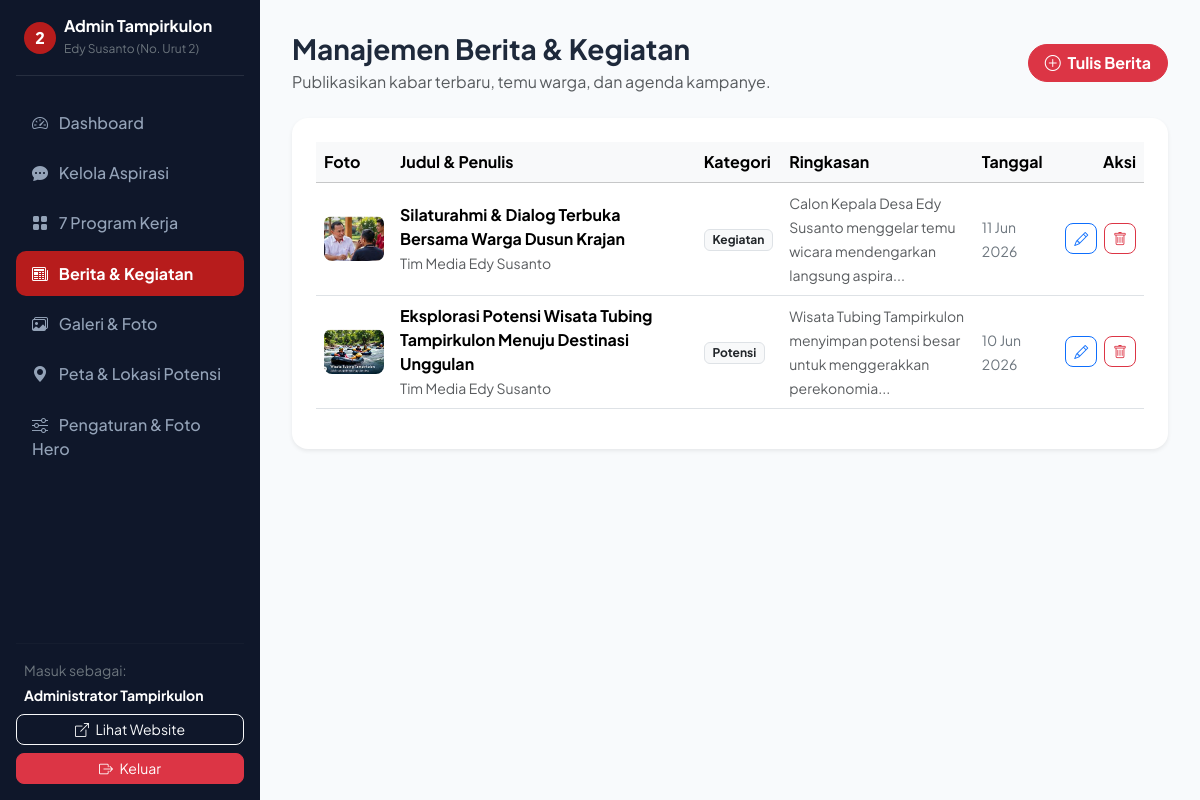
/admin/data_berita.php (signed in), run on the app's committed database.
### tables this page shows
CREATE TABLE IF NOT EXISTS `berita` (
  `id` INT AUTO_INCREMENT PRIMARY KEY,
  `judul` VARCHAR(255) NOT NULL,
  `slug` VARCHAR(255) NOT NULL UNIQUE,
  `ringkasan` TEXT NOT NULL,
  `konten` LONGTEXT NOT NULL,
  `foto` VARCHAR(255) DEFAULT NULL,
  `kategori` VARCHAR(60) DEFAULT 'Kegiatan',
  `penulis` VARCHAR(100) DEFAULT 'Tim Edy Susanto',
  `dibaca` INT DEFAULT 0,
  `created_at` TIMESTAMP DEFAULT CURRENT_TIMESTAMP
);

### includes/functions.php (called while the page is built, shortened)
<?php
function e($string) {
    return htmlspecialchars((string)$string, ENT_QUOTES, 'UTF-8');
}
function format_tanggal_id($datetime, $withTime = false) {
    $time = strtotime($datetime);
    $bulanIndo = [
        1 => 'Jan', 2 => 'Feb', 3 => 'Mar', 4 => 'Apr', 5 => 'Mei', 6 => 'Jun',
        7 => 'Jul', 8 => 'Agu', 9 => 'Sep', 10 => 'Okt', 11 => 'Nov', 12 => 'Des'
    ];
    $d = date('d', $time);
    $m = $bulanIndo[(int)date('m', $time)];
    $y = date('Y', $time);
    return "$d $m $y";
}

### admin/data_berita.php (the view, shortened to what this page needs)
<?php
require_once __DIR__ . '/header_admin.php';
$beritaList = $pdo->query("SELECT * FROM berita ORDER BY created_at DESC")->fetchAll();
?>
<div class="d-flex justify-content-between align-items-center mb-4">
  <div>
    <h3 class="fw-bold mb-1">Manajemen Berita &amp; Kegiatan</h3>
    <p class="text-muted mb-0">Publikasikan kabar terbaru, temu warga, dan agenda kampanye.</p>
  </div>
  <button class="btn btn-danger rounded-pill px-3 fw-bold" data-bs-toggle="modal" data-bs-target="#modalTambahBerita">
    <i class="bi bi-plus-circle me-1"></i> Tulis Berita
  </button>
</div>
<div class="card border-0 shadow-sm rounded-4 p-4 bg-white">
  <div class="table-responsive">
    <table class="table table-hover align-middle">
      <thead class="table-light">
        <tr>
          <th>Foto</th>
          <th>Judul &amp; Penulis</th>
          <th>Kategori</th>
          <th>Ringkasan</th>
          <th>Tanggal</th>
          <th class="text-end">Aksi</th>
        </tr>
      </thead>
      <tbody>
        <?php foreach ($beritaList as $b): ?>
        <tr>
          <td style="width: 70px;">
            <?php if (!empty($b['foto'])): ?>
              <img src="../<?= e($b['foto']) ?>" alt="" class="rounded-3" style="width: 60px; height: 45px; object-fit: cover;">
            <?php else: ?>
              <div class="bg-light rounded-3 d-flex align-items-center justify-content-center text-muted" style="width: 60px; height: 45px;">
                <i class="bi bi-image"></i>
              </div>
            <?php endif; ?>
          </td>
          <td>
            <strong><?= e($b['judul']) ?></strong><br>
            <small class="text-muted"><?= e($b['penulis']) ?></small>
          </td>
          <td><span class="badge bg-light text-dark border"><?= e($b['kategori']) ?></span></td>
          <td style="max-width: 300px;"><small class="text-muted"><?= e(substr($b['ringkasan'], 0, 80)) ?>...</small></td>
          <td><small class="text-secondary"><?= format_tanggal_id($b['created_at']) ?></small></td>
          <td class="text-end text-nowrap">
            <button class="btn btn-sm btn-outline-primary rounded-3 me-1" data-bs-toggle="modal" data-bs-target="#modalEditBerita<?= $b['id'] ?>" title="Edit Berita">
              <i class="bi bi-pencil"></i>
            </button>
            <form action="data_berita.php" method="POST" class="d-inline" onsubmit="return confirm('Hapus artikel ini?');">
              <button type="submit" class="btn btn-sm btn-outline-danger rounded-3" title="Hapus Berita">
                <i class="bi bi-trash"></i>
              </button>
            </form>
          </td>
        </tr>
        <?php endforeach; ?>
      </tbody>
    </table>
  </div>
</div>
<?php require_once __DIR__ . '/footer_admin.php'; ?>

### admin/header_admin.php (style rules this page uses)
body { font-family: 'Plus Jakarta Sans', sans-serif; background-color: #f8fafc; color: #1e293b; }

### data on the page
berita: foto (picture), judul "Silaturahmi & Dialog Terbuka Bersama Warga Dusun Krajan", penulis "Tim Media Edy Susanto", kategori "Kegiatan", ringkasan "Calon Kepala Desa Edy Susanto menggelar temu wicara mendengarkan langsung aspira", created_at "11 Jun 2026"
berita: foto (picture), judul "Eksplorasi Potensi Wisata Tubing Tampirkulon Menuju Destinasi Unggulan", penulis "Tim Media Edy Susanto", kategori "Potensi", ringkasan "Wisata Tubing Tampirkulon menyimpan potensi besar untuk menggerakkan perekonomia", created_at "10 Jun 2026"

### other printed values
$_SESSION['admin_nama'] "Administrator Tampirkulon"
